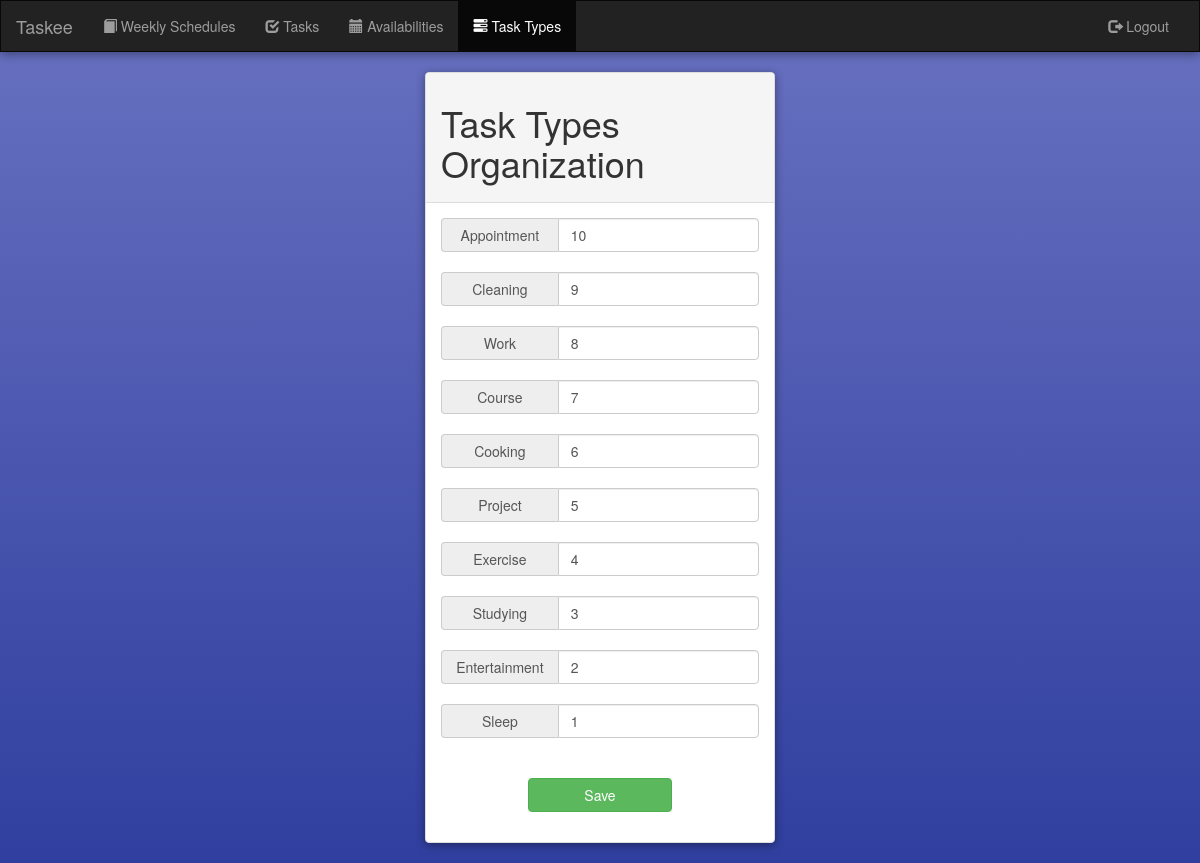
/taskType/ (signed in), run on the app's committed database.
### taskmanager/models.py (models this page shows, shortened)
class TaskTypeWeight(models.Model):
	user = models.ForeignKey(User, on_delete=models.CASCADE)
	taskType = models.ForeignKey(TaskType, on_delete=models.CASCADE)
	weight = models.IntegerField(default=1)

class TaskType(models.Model):
	name = models.CharField(max_length=250)
	def __str__(self): return self.name

### taskmanager/views.py (the view)
# urls.py: url(r'^taskType/$', views.taskTypeView, name='taskTypeView'),
@login_required(login_url=LOGIN_URL)
def taskTypeView(request):
	tasks = TaskTypeWeight.objects.filter(user=request.user).order_by('-weight')
	template_name = 'taskmanager/taskTypeView.html'
	return render(request=request, template_name=template_name, context={'taskList': tasks})

### templates/taskmanager/taskTypeView.html (shortened to what this page needs)
{% extends 'base.html' %}
{% block taskTypeView %}active{% endblock %}
{% block body %}
	<div class="container">
		<div class="col-lg-4 col-lg-offset-4">
			<div class="panel panel-default hasShadow">
				<div class="panel-heading">
					<h1>Task Types Organization</h1>
				</div>
				<div class="panel-body">
					<form action="{% url 'taskmanager:taskTypeUpdate' %}" method="post">
						<div class="form-group">
							{% for task in taskList %}
								<div class="input-group">
									<label class="input-group-addon" style="min-width: 15ch"
									       for="{{ task.pk }}">{{ task.taskType }}</label>
									<input type="number" class="form-control" id="{{ task.pk }}"
									       name="{{ task.pk }}"
									       value="{{ task.weight }}">
								</div>
								<br>
							{% endfor %}
							<br>
							<div class="row">
								<div class="col-lg-6 col-lg-offset-3">
									<button class="btn btn-block btn-success">Save</button>
								</div>
							</div>
						</div>
					</form>
				</div>
			</div>
		</div>
	</div>
{% endblock %}

### staticfiles/css/style.css (style rules this page uses)
body { background: linear-gradient(to top, #303F9F 0%, #6972c1 100%); min-height: 100vh; }
.hasShadow { box-shadow: 0 2px 10px rgba(0, 0, 0, .4); }

### data on the page
TaskTypeWeight: taskType "Appointment", pk "10"
TaskTypeWeight: taskType "Cleaning", pk "9"
TaskTypeWeight: taskType "Work", pk "8"
TaskTypeWeight: taskType "Course", pk "7"
TaskTypeWeight: taskType "Cooking", pk "6"
TaskTypeWeight: taskType "Project", pk "5"
TaskTypeWeight: taskType "Exercise", pk "4"
TaskTypeWeight: taskType "Studying", pk "3"
TaskTypeWeight: taskType "Entertainment", pk "2"
TaskTypeWeight: taskType "Sleep", pk "1"
